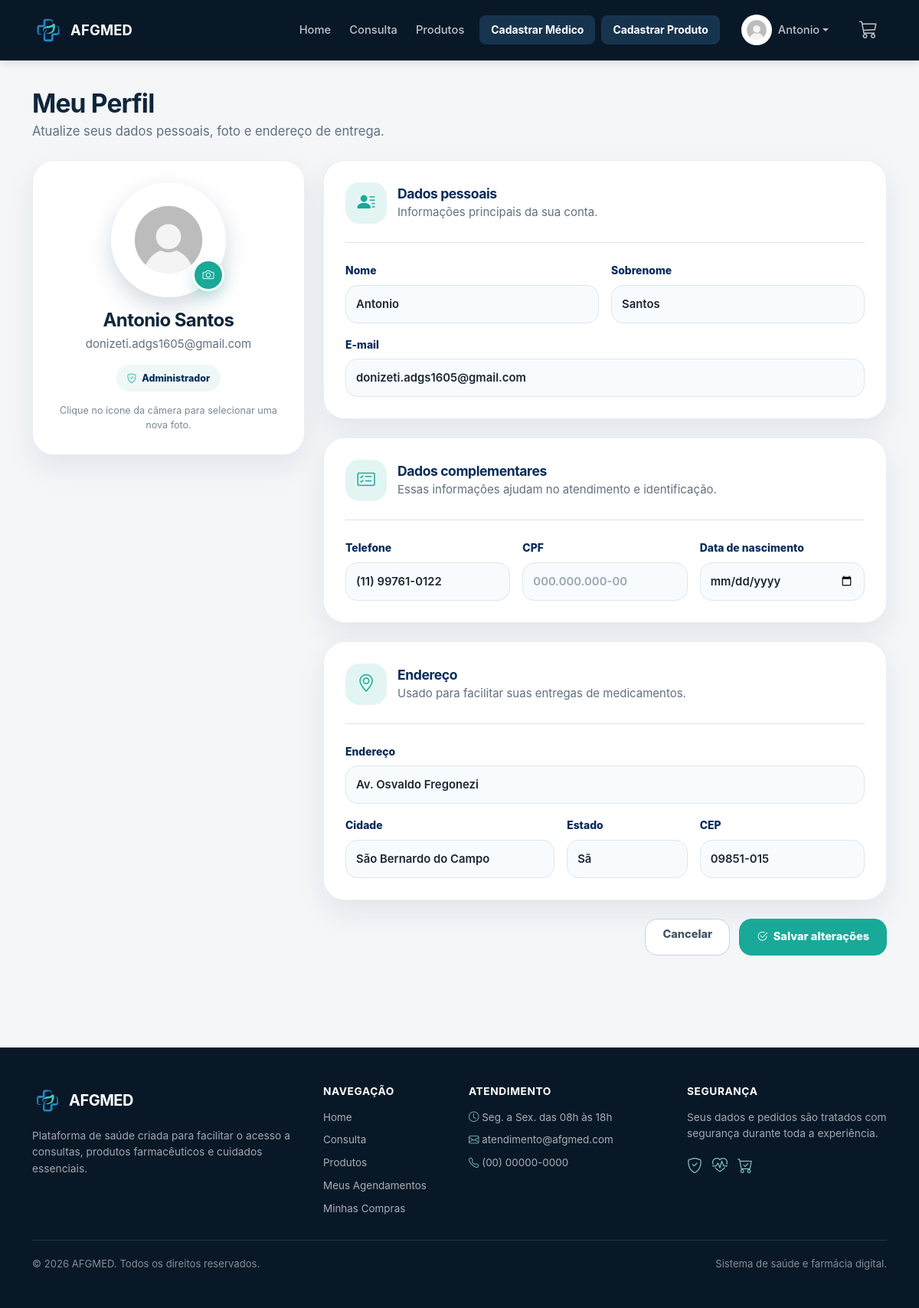
Page /perfil (signed in) on the earlier database version.
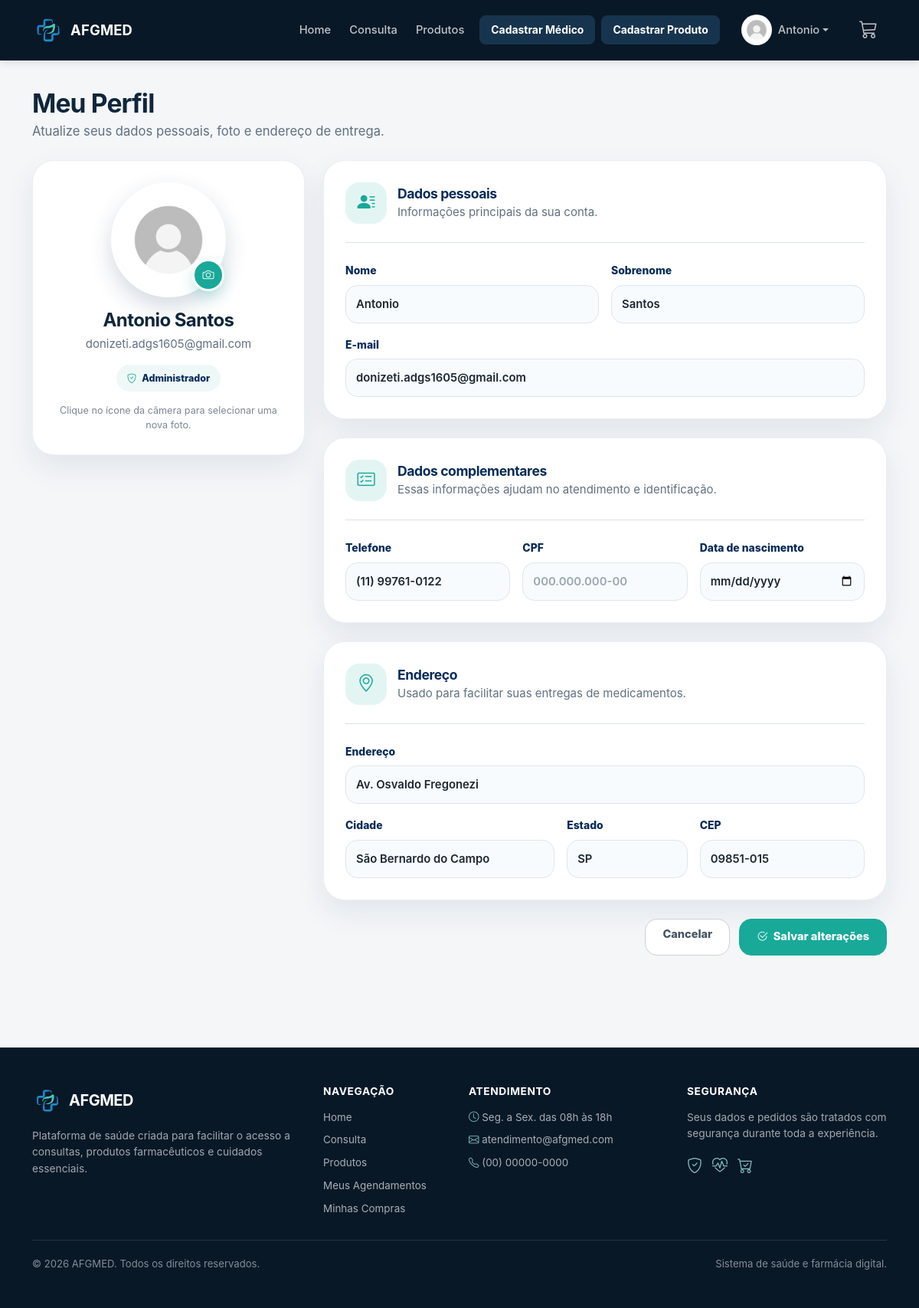
Same page on the later database version.
### projetoafgmed/models.py (models this page shows)
class PerfilUsuario(database.Model):
    id = database.Column(database.Integer, primary_key=True)
    id_usuario = database.Column(database.Integer, database.ForeignKey("usuario.id"), nullable=False)
    telefone = database.Column(database.String(20), nullable=True)
    cpf = database.Column(database.String(20), nullable=True, unique=True)
    data_nascimento = database.Column(database.Date, nullable=True)
    endereco = database.Column(database.String(200))
    cidade = database.Column(database.String(100))
    estado = database.Column(database.String(50))
    cep = database.Column(database.String(20))

### projetoafgmed/rotas/perfil.py (the view, shortened to what this page needs)
@app.route("/perfil", methods=["GET", "POST"])
@login_required
def perfil():
    usuario = current_user
    perfil_usuario = usuario.perfil or PerfilUsuario(usuario=usuario)
    return render_template(
        "perfil.html",
        usuario=usuario,
        perfil=perfil_usuario
    )

### projetoafgmed/models.py (called while the page is built)
@login_manager.user_loader
def load_usuario(id_usuario):
    return Usuario.query.get(int(id_usuario))

### projetoafgmed/rotas/contexto.py (called while the page is built, shortened)
@app.context_processor
def carrinho_global():
    if current_user.is_authenticated:
        carrinho = Carrinho.query.filter_by(
            id_usuario=current_user.id,
            status="ativo"
        ).first()
        itens = carrinho.itens if carrinho else []
        total = sum(item.quantidade * item.preco_unitario for item in itens)
        quantidade = sum(item.quantidade for item in itens)
        return {
            "carrinho": carrinho,
            "itens_carrinho": itens,
            "total_carrinho": total,
            "quantidade_carrinho": quantidade
        }

### projetoafgmed/templates/perfil.html (shortened to what the changed rows need)
{% extends "base.html" %}
{% block content %}
<div class="perfil-page">
    <header class="perfil-header mb-4">
        <h2 class="fw-bold mb-1">
            Meu Perfil
        </h2>
    </header>
    <form method="POST"
          enctype="multipart/form-data"
          id="formPerfil">
        <div class="row g-4 align-items-start">
            <section class="col-12 col-lg-8">
                <div class="perfil-card mb-4">
                    <div class="row g-3">
                        <div class="col-12 col-md-4">
                            <label for="telefone"
                                   class="form-label">
                                Telefone
                            </label>
                            <input type="text"
                                   name="telefone"
                                   id="telefone"
                                   class="form-control perfil-input"
                                   placeholder="(00) 00000-0000"
                                   maxlength="15"
                                   autocomplete="tel"
                                   value="{{ perfil.telefone or '' }}">
                        </div>
                    </div>
                </div>
                <div class="perfil-card mb-4">
                    <div class="row g-3">
                        <div class="col-12">
                            <label for="endereco"
                                   class="form-label">
                                Endereço
                            </label>
                            <input type="text"
                                   name="endereco"
                                   id="endereco"
                                   class="form-control perfil-input"
                                   placeholder="Rua, número e bairro"
                                   maxlength="255"
                                   autocomplete="street-address"
                                   value="{{ perfil.endereco or '' }}">
                        </div>
                        <div class="col-12 col-md-5">
                            <label for="cidade"
                                   class="form-label">
                                Cidade
                            </label>
                            <input type="text"
                                   name="cidade"
                                   id="cidade"
                                   class="form-control perfil-input"
                                   maxlength="100"
                                   autocomplete="address-level2"
                                   value="{{ perfil.cidade or '' }}">
                        </div>
                        <div class="col-12 col-md-3">
                            <label for="estado"
                                   class="form-label">
                                Estado
                            </label>
                            <input type="text"
                                   name="estado"
                                   id="estado"
                                   class="form-control perfil-input"
                                   placeholder="SP"
                                   maxlength="2"
                                   autocomplete="address-level1"
                                   value="{{ perfil.estado or '' }}">
                        </div>
                        <div class="col-12 col-md-4">
                            <label for="cep"
                                   class="form-label">
                                CEP
                            </label>
                            <input type="text"
                                   name="cep"
                                   id="cep"
                                   class="form-control perfil-input"
                                   placeholder="00000-000"
                                   maxlength="9"
                                   inputmode="numeric"
                                   autocomplete="postal-code"
                                   value="{{ perfil.cep or '' }}">
                        </div>
                    </div>
                </div>
            </section>
        </div>
    </form>
</div>
{% endblock %}

Differences in the rows shown:
changed PerfilUsuario "Av. Osvaldo Fregonezi": estado "Sã" → "SP"
